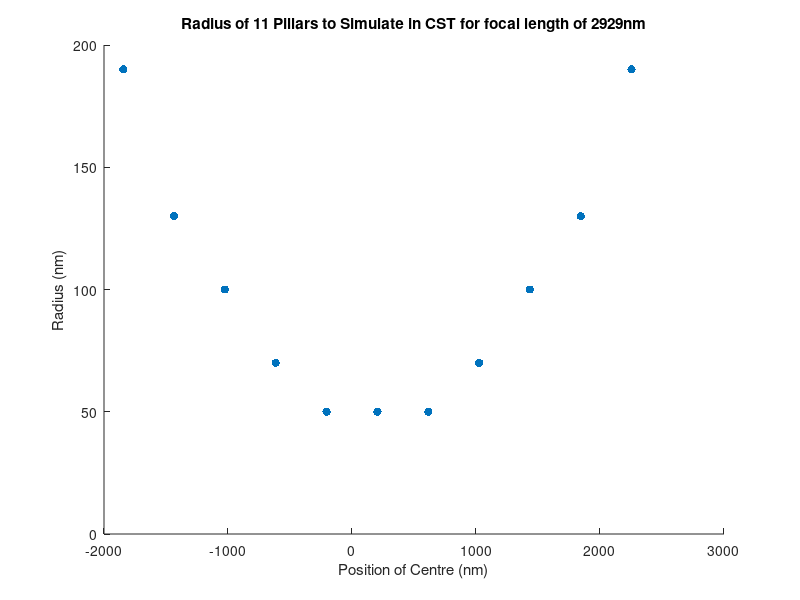

MATLAB code for this plot:
%% SINGLE LINE FOR CST
close all;
clear;
clc;

% Finding a single line for simulating in CST
full=importdata('Lens_Small.txt').data;
X=full(:,1);
Y=full(:,2);
D=full(:,3);

%Px=0.41; %period in x in um (distance between pillar centres)
index=find(Y==0);

figure;
scatter(X(index).*1000,D(index).*1000./2,'filled');
title('Radius of 11 Pillars to Simulate in CST for focal length of 2929nm');
ylabel('Radius (nm)')
xlabel('Position of Centre (nm)')